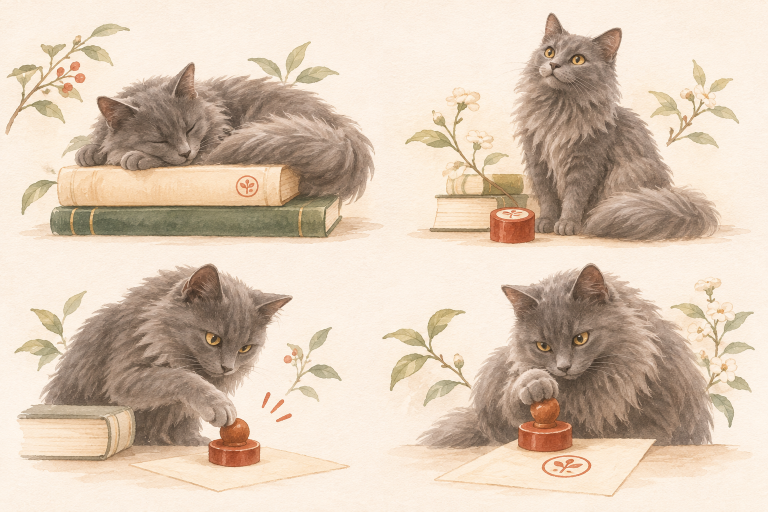
#> input picture docs/visual/captain-scenes-v1.png, 1536 x 1024 px (shown at 1/2 size)
$ python cut_botanical_art.py
#> lines starting #> are read from the running program, lines starting #| are printed output that depends on the picture
"""Cut Capiday's approved Captain and botanical art from the Founder's references.

Sources (supplied by the Founder on 2026-11-18; "Approved reference =
specification, not inspiration"):
- docs/visual/captain-scenes-v1.png (1536×1024): the four Captain scenes;
- docs/visual/botanical-board-v1.png (1448×1086): plants and cover art.

Every asset is cut, the paper turned transparent (colour kept relative to
white, so it sits on any paper surface without a box or a halo), trimmed, and
given a status from its pixel size against its real display size on a 3x
iPhone:

- APPROVED      hi-res enough for its production size (≤ 1.2× upscale at 3x)
- LIMITED SIZE  only used up to its natural size at 3x (px / 3 pt), never larger
- NEEDS HI-RES  still clearly soft at its real UI size → NOT shipped: written to
                docs/visual/asset-audit/ (dev review only), never to Public/

Production assets go to Public/botanical/ with manifest.json (source, source
box, pixels, max display size, production size, status). Nothing here is
redrawn or restyled; replace a NEEDS HI-RES entry by giving it a hi-res
source and re-running.
"""
import json
import os
from pathlib import Path

import numpy as np
from PIL import Image

ROOT = Path(__file__).resolve().parents[1]
OUT = ROOT / "Public/botanical"
AUDIT = ROOT / "docs/visual/asset-audit"
SOURCES = {
    "captain": ROOT / "docs/visual/captain-scenes-v1.png",
    "board": ROOT / "docs/visual/botanical-board-v1.png",
}
CAPTAIN_MAX = 540  # px wide: sharp up to 180 pt on a 3x iPhone, lighter to load

# name: (source, box in source px, planned display width in pt, production width in pt, use)
ASSETS = {
    "captain-sleep": ("captain", (0, 55, 775, 492), 120, 120, "Captain resting on the books (reserved: Home Captain card)"),
    "captain-sit": ("captain", (795, 12, 1536, 488), 150, 150, "Empty stamp month; Captain / My Cat cover; Captain invitation"),
    "captain-ready": ("captain", (14, 512, 745, 996), 120, 120, "Captain about to stamp (reserved)"),
    "captain-stamp": ("captain", (755, 512, 1536, 1004), 96, 64, "First-stamp moment"),
    "corner-berry": ("board", (22, 132, 266, 302), 72, 72, "Botanical corner, seasonal (reserved)"),
    "corner-blossom": ("board", (272, 136, 448, 300), 72, 58, "Stamp page corner"),
    "berry-1": ("board", (46, 388, 229, 496), 60, 56, "Stamp card corner (seasonal accent)"),
    "berry-2": ("board", (246, 386, 386, 498), 56, 46, "Berry branch (reserved)"),
    "blossom-1": ("board", (428, 380, 589, 511), 56, 50, "White blossom (reserved: empty states, papers)"),
    "blossom-2": ("board", (611, 378, 764, 508), 56, 50, "White blossom (reserved)"),
    "sprig-3": ("board", (695, 142, 781, 222), 44, 28, "Small sprig (reserved)"),
    "sprig-5": ("board", (592, 234, 686, 314), 44, 30, "Small sprig by Home's date"),
    "sprig-6": ("board", (699, 234, 783, 314), 44, 27, "Small sprig (reserved)"),
    "cover-sprig": ("board", (1125, 868, 1222, 975), 40, 31, "My Days cover"),
    # Not good enough at their real size → audit only, not shipped.
    "cover-travel-blossom": ("board", (950, 862, 1058, 966), 62, 62, "Travel Notes cover (on green cloth)"),
    "sprig-1": ("board", (488, 142, 568, 222), 44, 44, "Small sprig"),
    "sprig-2": ("board", (592, 142, 671, 222), 44, 44, "Small sprig"),
    "sprig-4": ("board", (485, 234, 563, 314), 44, 44, "Small sprig"),
    # Superseded by the hi-res captain-sit (Founder, 2026-11-18).
    "cover-captain": ("board", (1252, 790, 1418, 972), 96, 96, "Old Captain cover crop — replaced by captain-sit"),
}
# Assets kept out of production whatever their numbers say.
HOLD = {"cover-travel-blossom", "sprig-1", "sprig-2", "sprig-4", "cover-captain"}
CLEAR = {"cover-captain": [(0, 0, 100, 78)]}  # the board's own title and seal


def to_white(img, clear=(), feather=10):
    a = np.asarray(img).astype(np.float32)
    h, w, _ = a.shape
    border = np.concatenate([a[:4].reshape(-1, 3), a[-4:].reshape(-1, 3), a[:, :4].reshape(-1, 3), a[:, -4:].reshape(-1, 3)])
    bg = np.median(border, axis=0)
    out = np.clip(a / bg * 255 * 1.025, 0, 255)
    lum = out.mean(axis=2, keepdims=True)
    out = np.where(lum > 244, 255, out)  # paper fibres → white
    yy, xx = np.mgrid[0:h, 0:w]
    edge = np.minimum.reduce([xx, yy, w - 1 - xx, h - 1 - yy]).astype(np.float32)
    k = np.clip(edge / feather, 0, 1)[..., None]
    out = out * k + 255 * (1 - k)  # fade to white at the edges: no box
    for (x0, y0, x1, y1) in clear:
        out[y0:y1, x0:x1] = 255
    return Image.fromarray(out.astype(np.uint8), "RGB")


def trim_white(img, pad=6):
    a = np.asarray(img.convert("L"))
    ys, xs = np.where(a < 236)
    if not len(xs):
        return img
    return img.crop((max(0, xs.min() - pad), max(0, ys.min() - pad), min(img.width, xs.max() + pad + 1), min(img.height, ys.max() + pad + 1)))


def cut_out(img):
    """White paper → transparent; colours unmixed from white so they stay true."""
    w = np.asarray(img).astype(np.float32)
    alpha = np.clip((255 - w.min(axis=2)) / 255 * 3.2, 0, 1)
    safe = np.maximum(alpha, 1e-3)[..., None]
    color = np.clip(255 - (255 - w) / safe, 0, 255)
    return Image.fromarray(np.dstack([color, alpha * 255]).astype(np.uint8), "RGBA")


def cloth_cut(img):
    """Travel Notes blossom: the green cloth → transparent (audit only)."""
    a = np.asarray(img).astype(np.float32)
    border = np.concatenate([a[:4].reshape(-1, 3), a[-4:].reshape(-1, 3), a[:, :4].reshape(-1, 3), a[:, -4:].reshape(-1, 3)])
    bg = np.median(border, axis=0)
    alpha = np.clip((np.sqrt(((a - bg) ** 2).sum(axis=2)) / 255 - 0.07) / 0.25, 0, 1)
    h, w = alpha.shape
    yy, xx = np.mgrid[0:h, 0:w]
    alpha *= np.clip(np.minimum.reduce([xx, yy, w - 1 - xx, h - 1 - yy]) / 6, 0, 1)
    return Image.fromarray(np.dstack([a, alpha * 255]).astype(np.uint8), "RGBA")


def status(px, pt):
    scale = pt * 3 / px  # upscale needed on a 3x iPhone at the production size
    if scale <= 1.2:
        return "APPROVED", scale
    return ("LIMITED SIZE" if scale <= 1.6 else "NEEDS HI-RES"), scale


def main():
    OUT.mkdir(parents=True, exist_ok=True)
    AUDIT.mkdir(parents=True, exist_ok=True)
    for old in OUT.glob("*.png"):
        old.unlink()
    sources = {key: Image.open(path).convert("RGB") for key, path in SOURCES.items()}
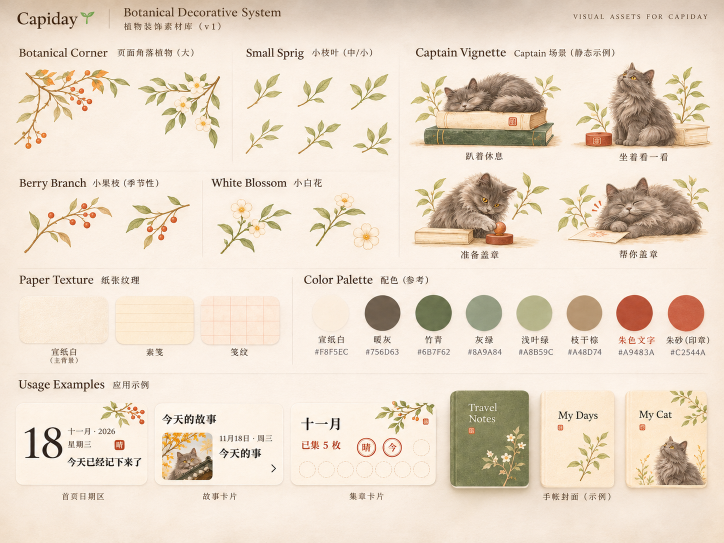
#> input picture docs/visual/botanical-board-v1.png, 1448 x 1086 px (shown at 1/2 size)
#> sources = 2 items
    entries = []
    for name, (src, box, planned, pt, use) in ASSETS.items():
        crop = sources[src].crop(box)
        if name == "cover-travel-blossom":
            img = cloth_cut(crop)
        else:
            white = trim_white(to_white(crop, clear=CLEAR.get(name, ()), feather=14 if src == "captain" else 6))
            if src == "captain" and white.width > CAPTAIN_MAX:
                white = white.resize((CAPTAIN_MAX, round(white.height * CAPTAIN_MAX / white.width)), Image.LANCZOS)
            img = cut_out(white)
        max_pt = img.width // 3  # natural size on a 3x screen
        verdict, _ = status(img.width, planned)
        if verdict != "APPROVED" and pt <= max_pt * 1.05:
            verdict = "LIMITED SIZE"  # soft at the planned size, clear at its natural size
        scale = pt * 3 / img.width
        shipped = name not in HOLD and verdict != "NEEDS HI-RES"
        state = "NEEDS HI-RES" if name in HOLD or verdict == "NEEDS HI-RES" else verdict
        if name == "cover-captain":
            state = "SUPERSEDED"
        folder = OUT if shipped else AUDIT
        path = folder / f"{name}.png"
        img.quantize(colors=256, method=Image.Quantize.FASTOCTREE, dither=Image.Dither.FLOYDSTEINBERG).save(path, optimize=True)
        entries.append({
            "name": name,
            "status": state,
            "shipped": shipped,
            "source": SOURCES[src].relative_to(ROOT).as_posix(),
            "sourceSize": list(sources[src].size),
            "sourceBox": list(box),
            "width": img.width,
            "height": img.height,
            "bytes": os.path.getsize(path),
            "maxSharpPt": max_pt,
            "plannedPt": planned,
            "productionPt": pt if shipped else None,
            "upscaleAt3x": round(scale, 2),
            "use": use,
        })
        print(f"{state:13} {name:22} {img.width}×{img.height} planned {planned}pt → {'%dpt' % pt if shipped else 'not shipped'} (natural {max_pt}pt) {'Public' if shipped else 'audit'}")
#> this loop made 19 passes
#> pass 1, in main, `crop = sources[src].crop(box)`:
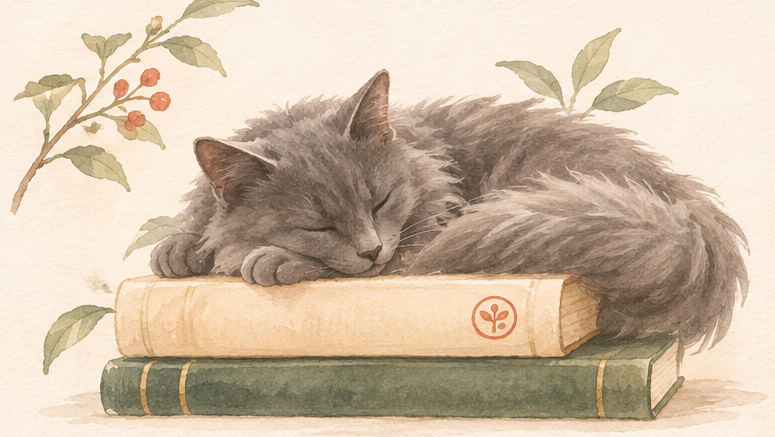
#> crop: PIL image 775x437 RGB; mean R, G, B 207.5, 188.6, 167.2
#> pass 1, in to_white, `out = np.clip(a / bg * 255 * 1.025, 0, 255)`:
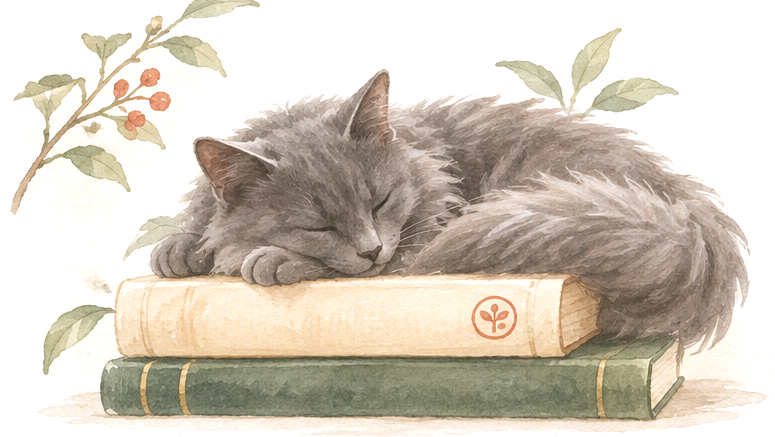
#> out: shape (437, 775, 3) float32; mean R, G, B 212.8, 203.7, 191.1
#> pass 1, in to_white, `lum = out.mean(axis=2, keepdims=True)`:
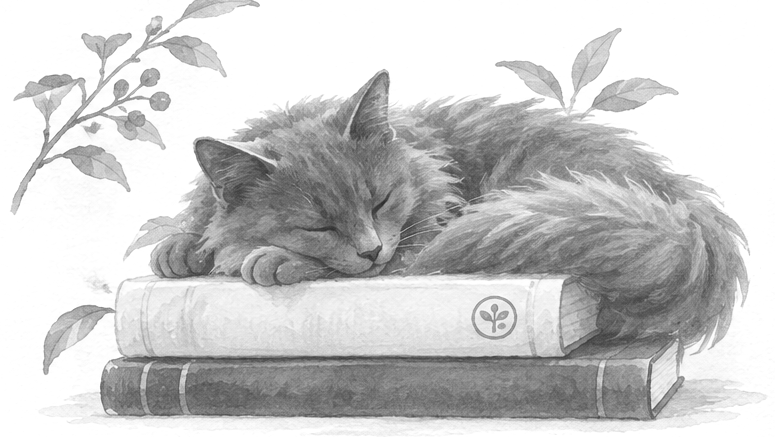
#> lum: shape (437, 775, 1) float32; min 43.09, max 255, mean 202.3
#> after the loop:
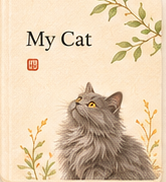
#> crop: PIL image 166x182 RGB; mean R, G, B 226, 204.1, 174.9
#> after the loop:
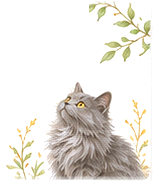
#> img: PIL image 155x182 RGBA; mean R, G, B, A 230, 226.1, 219.3, 70.4; transparent parts drawn white
#> after the loop, entries = 19 items
    manifest = {"note": "Phase 1 production/prototype assets cut from Founder references; not brand masters. NEEDS HI-RES entries are not shipped.", "assets": entries}
    (OUT / "manifest.json").write_text(json.dumps(manifest, ensure_ascii=False, indent=1) + "\n", encoding="utf-8")
    (AUDIT / "manifest.json").write_text(json.dumps(manifest, ensure_ascii=False, indent=1) + "\n", encoding="utf-8")


if __name__ == "__main__":
    main()
